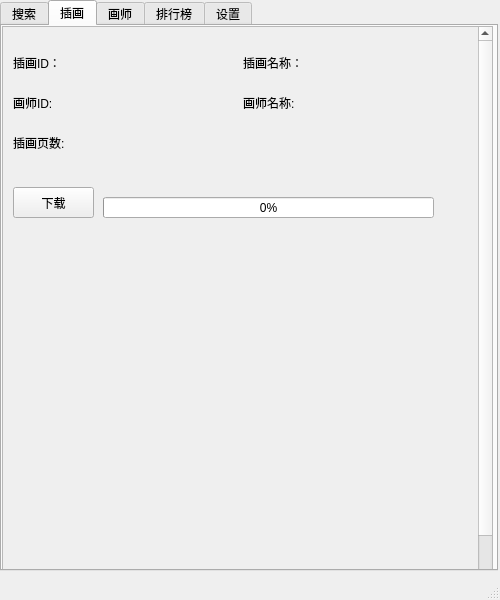
<?xml version="1.0" encoding="UTF-8"?>
<ui version="4.0">
 <class>Pixiv</class>
 <widget class="QMainWindow" name="Pixiv">
  <property name="geometry">
   <rect>
    <x>0</x>
    <y>0</y>
    <width>500</width>
    <height>600</height>
   </rect>
  </property>
  <property name="minimumSize">
   <size>
    <width>0</width>
    <height>0</height>
   </size>
  </property>
  <property name="maximumSize">
   <size>
    <width>500</width>
    <height>600</height>
   </size>
  </property>
  <property name="windowTitle">
   <string>Pixiv</string>
  </property>
  <widget class="QWidget" name="centralwidget">
   <widget class="QTabWidget" name="tabWidget">
    <property name="geometry">
     <rect>
      <x>0</x>
      <y>0</y>
      <width>498</width>
      <height>571</height>
     </rect>
    </property>
    <property name="styleSheet">
     <string notr="true"/>
    </property>
    <property name="currentIndex">
     <number>1</number>
    </property>
    <widget class="QWidget" name="tab_4">
     <attribute name="title">
      <string>搜索</string>
     </attribute>
     <widget class="QToolButton" name="toolButton">
      <property name="geometry">
       <rect>
        <x>10</x>
        <y>140</y>
        <width>101</width>
        <height>31</height>
       </rect>
      </property>
      <property name="cursor">
       <cursorShape>PointingHandCursor</cursorShape>
      </property>
      <property name="text">
       <string>查找</string>
      </property>
     </widget>
     <widget class="QLineEdit" name="lineEdit">
      <property name="geometry">
       <rect>
        <x>120</x>
        <y>140</y>
        <width>191</width>
        <height>31</height>
       </rect>
      </property>
     </widget>
     <widget class="QComboBox" name="comboBox">
      <property name="geometry">
       <rect>
        <x>320</x>
        <y>140</y>
        <width>121</width>
        <height>31</height>
       </rect>
      </property>
      <item>
       <property name="text">
        <string>插画ID</string>
       </property>
      </item>
      <item>
       <property name="text">
        <string>画师ID</string>
       </property>
      </item>
      <item>
       <property name="text">
        <string>插画标题</string>
       </property>
      </item>
     </widget>
     <widget class="QToolButton" name="toolButton_2">
      <property name="geometry">
       <rect>
        <x>10</x>
        <y>180</y>
        <width>101</width>
        <height>31</height>
       </rect>
      </property>
      <property name="cursor">
       <cursorShape>PointingHandCursor</cursorShape>
      </property>
      <property name="text">
       <string>随机插画</string>
      </property>
     </widget>
     <widget class="QTextEdit" name="textEdit">
      <property name="geometry">
       <rect>
        <x>10</x>
        <y>220</y>
        <width>451</width>
        <height>261</height>
       </rect>
      </property>
      <property name="styleSheet">
       <string notr="true">font: 10pt &quot;黑体&quot;;
</string>
      </property>
      <property name="verticalScrollBarPolicy">
       <enum>Qt::ScrollBarAlwaysOn</enum>
      </property>
      <property name="horizontalScrollBarPolicy">
       <enum>Qt::ScrollBarAlwaysOn</enum>
      </property>
      <property name="lineWrapMode">
       <enum>QTextEdit::NoWrap</enum>
      </property>
     </widget>
     <widget class="QTextEdit" name="textEdit_2">
      <property name="geometry">
       <rect>
        <x>10</x>
        <y>10</y>
        <width>471</width>
        <height>121</height>
       </rect>
      </property>
      <property name="html">
       <string>&lt;!DOCTYPE HTML PUBLIC &quot;-//W3C//DTD HTML 4.0//EN&quot; &quot;http://www.w3.org/TR/REC-html40/strict.dtd&quot;&gt;
&lt;html&gt;&lt;head&gt;&lt;meta name=&quot;qrichtext&quot; content=&quot;1&quot; /&gt;&lt;style type=&quot;text/css&quot;&gt;
p, li { white-space: pre-wrap; }
&lt;/style&gt;&lt;/head&gt;&lt;body style=&quot; font-family:'SimSun'; font-size:9pt; font-weight:400; font-style:normal;&quot;&gt;
&lt;p style=&quot; margin-top:0px; margin-bottom:0px; margin-left:0px; margin-right:0px; -qt-block-indent:0; text-indent:0px;&quot;&gt;&lt;span style=&quot; font-weight:600;&quot;&gt;Pixiv 小工具 v1.1 (基于Qt开发)&lt;/span&gt;&lt;/p&gt;
&lt;p style=&quot; margin-top:0px; margin-bottom:0px; margin-left:0px; margin-right:0px; -qt-block-indent:0; text-indent:0px;&quot;&gt;&lt;span style=&quot; font-weight:600;&quot;&gt;输入你要查找的插画Id或者画师id，然后选择搜索类型，点查找即可。&lt;/span&gt;&lt;/p&gt;
&lt;p style=&quot; margin-top:0px; margin-bottom:0px; margin-left:0px; margin-right:0px; -qt-block-indent:0; text-indent:0px;&quot;&gt;&lt;span style=&quot; font-weight:600;&quot;&gt;注意：不会自动跳转到对应页，请手动切换&lt;/span&gt;&lt;/p&gt;
&lt;p style=&quot; margin-top:0px; margin-bottom:0px; margin-left:0px; margin-right:0px; -qt-block-indent:0; text-indent:0px;&quot;&gt;&lt;span style=&quot; font-weight:600;&quot;&gt;By Ealodi，QQ&lt;/span&gt;&lt;span style=&quot; font-weight:600; text-decoration: underline;&quot;&gt;1049700117&lt;/span&gt;&lt;/p&gt;
&lt;p style=&quot; margin-top:0px; margin-bottom:0px; margin-left:0px; margin-right:0px; -qt-block-indent:0; text-indent:0px;&quot;&gt;&lt;span style=&quot; font-weight:600;&quot;&gt;个人博客:https://ealodi.xyz&lt;/span&gt;&lt;/p&gt;&lt;/body&gt;&lt;/html&gt;</string>
      </property>
     </widget>
    </widget>
    <widget class="QWidget" name="tab">
     <attribute name="title">
      <string>插画</string>
     </attribute>
     <widget class="QScrollArea" name="scrollArea">
      <property name="geometry">
       <rect>
        <x>0</x>
        <y>0</y>
        <width>491</width>
        <height>561</height>
       </rect>
      </property>
      <property name="minimumSize">
       <size>
        <width>0</width>
        <height>0</height>
       </size>
      </property>
      <property name="verticalScrollBarPolicy">
       <enum>Qt::ScrollBarAsNeeded</enum>
      </property>
      <property name="horizontalScrollBarPolicy">
       <enum>Qt::ScrollBarAlwaysOff</enum>
      </property>
      <property name="widgetResizable">
       <bool>true</bool>
      </property>
      <widget class="QWidget" name="scrollAreaWidgetContents">
       <property name="geometry">
        <rect>
         <x>0</x>
         <y>0</y>
         <width>491</width>
         <height>600</height>
        </rect>
       </property>
       <property name="minimumSize">
        <size>
         <width>491</width>
         <height>600</height>
        </size>
       </property>
       <widget class="QLabel" name="label">
        <property name="geometry">
         <rect>
          <x>10</x>
          <y>20</y>
          <width>61</width>
          <height>31</height>
         </rect>
        </property>
        <property name="text">
         <string>插画ID：</string>
        </property>
       </widget>
       <widget class="QLabel" name="label_4">
        <property name="geometry">
         <rect>
          <x>240</x>
          <y>20</y>
          <width>71</width>
          <height>31</height>
         </rect>
        </property>
        <property name="text">
         <string>插画名称：</string>
        </property>
       </widget>
       <widget class="QLabel" name="label_5">
        <property name="geometry">
         <rect>
          <x>10</x>
          <y>60</y>
          <width>61</width>
          <height>31</height>
         </rect>
        </property>
        <property name="text">
         <string>画师ID:</string>
        </property>
       </widget>
       <widget class="QLabel" name="label_8">
        <property name="geometry">
         <rect>
          <x>240</x>
          <y>60</y>
          <width>71</width>
          <height>31</height>
         </rect>
        </property>
        <property name="text">
         <string>画师名称:</string>
        </property>
       </widget>
       <widget class="QLabel" name="label_14">
        <property name="geometry">
         <rect>
          <x>10</x>
          <y>100</y>
          <width>71</width>
          <height>31</height>
         </rect>
        </property>
        <property name="text">
         <string>插画页数:</string>
        </property>
       </widget>
       <widget class="QToolButton" name="toolButton_3">
        <property name="geometry">
         <rect>
          <x>10</x>
          <y>160</y>
          <width>81</width>
          <height>31</height>
         </rect>
        </property>
        <property name="text">
         <string>下载</string>
        </property>
       </widget>
       <widget class="QLineEdit" name="pid">
        <property name="geometry">
         <rect>
          <x>90</x>
          <y>20</y>
          <width>141</width>
          <height>31</height>
         </rect>
        </property>
        <property name="styleSheet">
         <string notr="true">background-color:transparent;
border-width:0;border-style:outset;
font-family: 黑体;text-align: center;color: #da7a85;font-weight: 600;font-size: 20px;</string>
        </property>
       </widget>
       <widget class="QLineEdit" name="pname">
        <property name="geometry">
         <rect>
          <x>320</x>
          <y>20</y>
          <width>141</width>
          <height>31</height>
         </rect>
        </property>
        <property name="styleSheet">
         <string notr="true">background-color:transparent;
border-width:0;border-style:outset;font-family: 黑体;text-align: center;color: #da7a85;font-weight: 600;font-size: 20px;</string>
        </property>
       </widget>
       <widget class="QLineEdit" name="aid">
        <property name="geometry">
         <rect>
          <x>90</x>
          <y>60</y>
          <width>141</width>
          <height>31</height>
         </rect>
        </property>
        <property name="styleSheet">
         <string notr="true">background-color:transparent;
border-width:0;border-style:outset;font-family: 黑体;text-align: center;color: #da7a85;font-weight: 600;font-size: 20px;</string>
        </property>
       </widget>
       <widget class="QLineEdit" name="aname">
        <property name="geometry">
         <rect>
          <x>320</x>
          <y>60</y>
          <width>141</width>
          <height>31</height>
         </rect>
        </property>
        <property name="styleSheet">
         <string notr="true">background-color:transparent;
border-width:0;border-style:outset;font-family: 黑体;text-align: center;color: #da7a85;font-weight: 600;font-size: 20px;</string>
        </property>
       </widget>
       <widget class="QLineEdit" name="page">
        <property name="geometry">
         <rect>
          <x>90</x>
          <y>100</y>
          <width>101</width>
          <height>31</height>
         </rect>
        </property>
        <property name="styleSheet">
         <string notr="true">background-color:transparent;
border-width:0;border-style:outset;font-family: 黑体;text-align: center;color: #da7a85;font-weight: 600;font-size: 20px;</string>
        </property>
       </widget>
       <widget class="QProgressBar" name="progressBar_2">
        <property name="geometry">
         <rect>
          <x>100</x>
          <y>170</y>
          <width>331</width>
          <height>21</height>
         </rect>
        </property>
        <property name="value">
         <number>0</number>
        </property>
       </widget>
      </widget>
     </widget>
    </widget>
    <widget class="QWidget" name="tab_2">
     <attribute name="title">
      <string>画师</string>
     </attribute>
     <widget class="QScrollArea" name="scrollArea_3">
      <property name="geometry">
       <rect>
        <x>0</x>
        <y>0</y>
        <width>491</width>
        <height>561</height>
       </rect>
      </property>
      <property name="minimumSize">
       <size>
        <width>0</width>
        <height>0</height>
       </size>
      </property>
      <property name="verticalScrollBarPolicy">
       <enum>Qt::ScrollBarAsNeeded</enum>
      </property>
      <property name="horizontalScrollBarPolicy">
       <enum>Qt::ScrollBarAlwaysOff</enum>
      </property>
      <property name="widgetResizable">
       <bool>true</bool>
      </property>
      <widget class="QWidget" name="scrollAreaWidgetContents_3">
       <property name="geometry">
        <rect>
         <x>0</x>
         <y>0</y>
         <width>491</width>
         <height>600</height>
        </rect>
       </property>
       <property name="minimumSize">
        <size>
         <width>491</width>
         <height>600</height>
        </size>
       </property>
       <widget class="QPushButton" name="pushButton">
        <property name="geometry">
         <rect>
          <x>90</x>
          <y>160</y>
          <width>93</width>
          <height>28</height>
         </rect>
        </property>
        <property name="text">
         <string>加载下一页</string>
        </property>
       </widget>
      </widget>
     </widget>
    </widget>
    <widget class="QWidget" name="tab_5">
     <attribute name="title">
      <string>排行榜</string>
     </attribute>
     <widget class="QScrollArea" name="scrollArea_4">
      <property name="geometry">
       <rect>
        <x>0</x>
        <y>0</y>
        <width>491</width>
        <height>561</height>
       </rect>
      </property>
      <property name="minimumSize">
       <size>
        <width>0</width>
        <height>0</height>
       </size>
      </property>
      <property name="verticalScrollBarPolicy">
       <enum>Qt::ScrollBarAsNeeded</enum>
      </property>
      <property name="horizontalScrollBarPolicy">
       <enum>Qt::ScrollBarAlwaysOff</enum>
      </property>
      <property name="widgetResizable">
       <bool>true</bool>
      </property>
      <widget class="QWidget" name="scrollAreaWidgetContents_4">
       <property name="geometry">
        <rect>
         <x>0</x>
         <y>0</y>
         <width>491</width>
         <height>600</height>
        </rect>
       </property>
       <property name="minimumSize">
        <size>
         <width>491</width>
         <height>600</height>
        </size>
       </property>
       <widget class="QDateEdit" name="dateEdit">
        <property name="geometry">
         <rect>
          <x>50</x>
          <y>20</y>
          <width>110</width>
          <height>22</height>
         </rect>
        </property>
        <property name="displayFormat">
         <string>yyyy-M-d</string>
        </property>
       </widget>
       <widget class="QLabel" name="label_7">
        <property name="geometry">
         <rect>
          <x>10</x>
          <y>20</y>
          <width>41</width>
          <height>22</height>
         </rect>
        </property>
        <property name="text">
         <string>日期:</string>
        </property>
       </widget>
       <widget class="QPushButton" name="pushButton_2">
        <property name="geometry">
         <rect>
          <x>270</x>
          <y>20</y>
          <width>51</width>
          <height>22</height>
         </rect>
        </property>
        <property name="text">
         <string>确定</string>
        </property>
       </widget>
       <widget class="QComboBox" name="comboBox_3">
        <property name="geometry">
         <rect>
          <x>170</x>
          <y>20</y>
          <width>87</width>
          <height>22</height>
         </rect>
        </property>
        <item>
         <property name="text">
          <string>日榜</string>
         </property>
        </item>
        <item>
         <property name="text">
          <string>周榜</string>
         </property>
        </item>
        <item>
         <property name="text">
          <string>月榜</string>
         </property>
        </item>
       </widget>
       <widget class="QPushButton" name="pushButton_3">
        <property name="geometry">
         <rect>
          <x>110</x>
          <y>160</y>
          <width>93</width>
          <height>28</height>
         </rect>
        </property>
        <property name="text">
         <string>下一页</string>
        </property>
       </widget>
      </widget>
     </widget>
    </widget>
    <widget class="QWidget" name="tab_3">
     <attribute name="title">
      <string>设置</string>
     </attribute>
     <widget class="QScrollArea" name="scrollArea_2">
      <property name="geometry">
       <rect>
        <x>0</x>
        <y>0</y>
        <width>491</width>
        <height>561</height>
       </rect>
      </property>
      <property name="minimumSize">
       <size>
        <width>0</width>
        <height>0</height>
       </size>
      </property>
      <property name="verticalScrollBarPolicy">
       <enum>Qt::ScrollBarAsNeeded</enum>
      </property>
      <property name="horizontalScrollBarPolicy">
       <enum>Qt::ScrollBarAlwaysOff</enum>
      </property>
      <property name="widgetResizable">
       <bool>true</bool>
      </property>
      <widget class="QWidget" name="scrollAreaWidgetContents_2">
       <property name="geometry">
        <rect>
         <x>0</x>
         <y>0</y>
         <width>491</width>
         <height>600</height>
        </rect>
       </property>
       <property name="minimumSize">
        <size>
         <width>491</width>
         <height>600</height>
        </size>
       </property>
       <widget class="QWidget" name="gridLayoutWidget">
        <property name="geometry">
         <rect>
          <x>0</x>
          <y>0</y>
          <width>271</width>
          <height>41</height>
         </rect>
        </property>
        <layout class="QGridLayout" name="gridLayout">
         <item row="0" column="1">
          <widget class="QLineEdit" name="lineEdit_2"/>
         </item>
         <item row="0" column="0">
          <widget class="QLabel" name="label_2">
           <property name="text">
            <string>保存路径: </string>
           </property>
          </widget>
         </item>
         <item row="0" column="2">
          <widget class="QToolButton" name="liulan">
           <property name="text">
            <string>...</string>
           </property>
          </widget>
         </item>
        </layout>
       </widget>
       <widget class="QWidget" name="formLayoutWidget">
        <property name="geometry">
         <rect>
          <x>0</x>
          <y>40</y>
          <width>259</width>
          <height>51</height>
         </rect>
        </property>
        <layout class="QFormLayout" name="formLayout">
         <item row="0" column="0">
          <widget class="QLabel" name="label_3">
           <property name="text">
            <string>随机插画开启R18： </string>
           </property>
          </widget>
         </item>
         <item row="0" column="1">
          <widget class="QCheckBox" name="checkBox">
           <property name="text">
            <string>是/否</string>
           </property>
          </widget>
         </item>
         <item row="1" column="0">
          <widget class="QLabel" name="label_6">
           <property name="text">
            <string>预览插画质量： </string>
           </property>
          </widget>
         </item>
         <item row="1" column="1">
          <widget class="QComboBox" name="comboBox_2">
           <item>
            <property name="text">
             <string>低</string>
            </property>
           </item>
           <item>
            <property name="text">
             <string>中</string>
            </property>
           </item>
           <item>
            <property name="text">
             <string>高</string>
            </property>
           </item>
           <item>
            <property name="text">
             <string>原始</string>
            </property>
           </item>
          </widget>
         </item>
        </layout>
       </widget>
       <widget class="QToolButton" name="toolButton_4">
        <property name="geometry">
         <rect>
          <x>390</x>
          <y>10</y>
          <width>61</width>
          <height>31</height>
         </rect>
        </property>
        <property name="cursor">
         <cursorShape>PointingHandCursor</cursorShape>
        </property>
        <property name="text">
         <string>保存</string>
        </property>
       </widget>
      </widget>
     </widget>
    </widget>
   </widget>
  </widget>
  <widget class="QMenuBar" name="menubar">
   <property name="geometry">
    <rect>
     <x>0</x>
     <y>0</y>
     <width>500</width>
     <height>26</height>
    </rect>
   </property>
  </widget>
  <widget class="QStatusBar" name="statusbar"/>
 </widget>
 <resources/>
 <connections/>
</ui>
